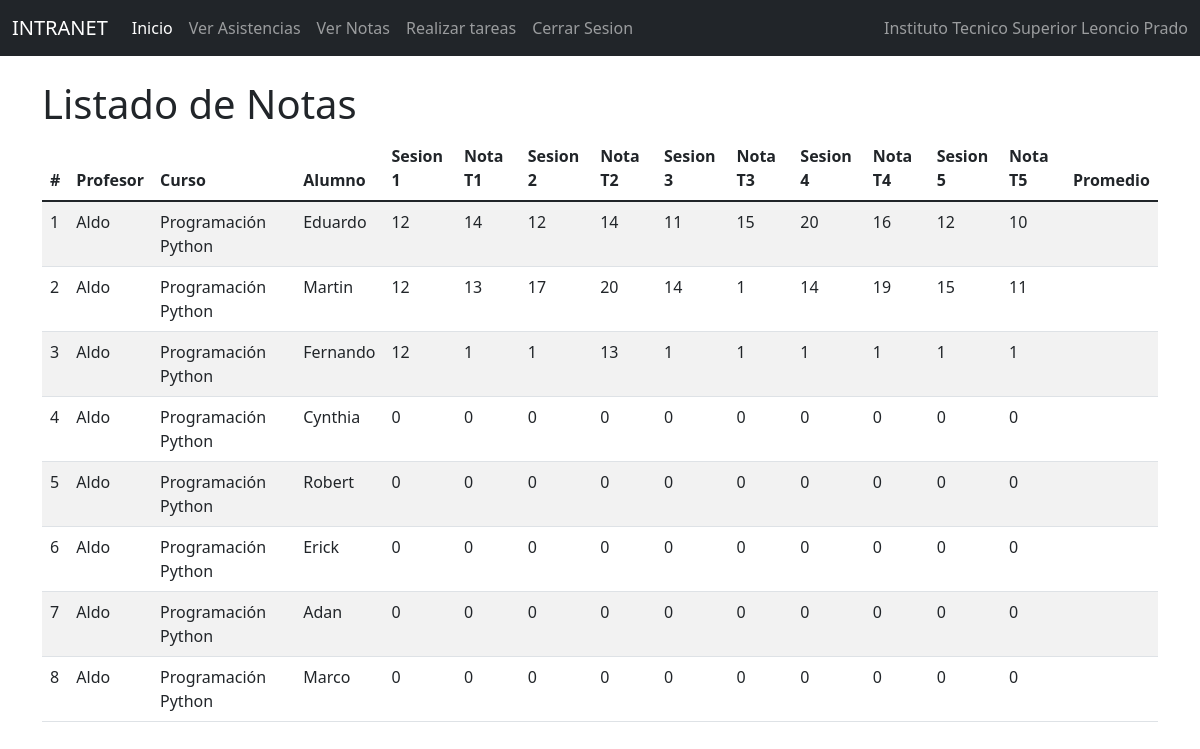
Screenshot of /listnotalum/ with the database file from the repository.
### Notas/models.py (models this page shows, shortened)
class Notas(models.Model):
    id=models.IntegerField(primary_key=True)
    profesor = models.ForeignKey(Profesor, null=True,blank=True,on_delete=models.CASCADE)
    curso = models.ForeignKey(Curso, null=True,blank=True,on_delete=models.CASCADE)
    alumno = models.OneToOneField(to='Estudiante', to_field='id', null=True, blank=True, on_delete=models.CASCADE)
    sesion1_nt = models.IntegerField()
    sesion1_asis=models.CharField(max_length=50)
    tarea1_info = models.ForeignKey(Tarea1, null=True,blank=True,on_delete=models.CASCADE)
    soltarea1 = models.CharField(max_length=1000)
    notatarea1 = models.IntegerField()
    sesion2_nt = models.IntegerField()
    sesion2_asis=models.CharField(max_length=50)
    tarea2_info = models.ForeignKey(Tarea2, null=True,blank=True,on_delete=models.CASCADE)
    soltarea2 = models.CharField(max_length=1000)
    notatarea2 = models.IntegerField()
    sesion3_nt = models.IntegerField()
    sesion3_asis=models.CharField(max_length=50)
    tarea3_info = models.ForeignKey(Tarea3, null=True,blank=True,on_delete=models.CASCADE)
    soltarea3 = models.CharField(max_length=1000)
    notatarea3 = models.IntegerField()
    sesion4_nt = models.IntegerField()
    sesion4_asis=models.CharField(max_length=50)
    tarea4_info = models.ForeignKey(Tarea4, null=True,blank=True,on_delete=models.CASCADE)
    soltarea4 = models.CharField(max_length=1000)
    notatarea4 = models.IntegerField()
    sesion5_nt = models.IntegerField()
    sesion5_asis=models.CharField(max_length=50)
    tarea5_info = models.ForeignKey(Tarea5, null=True,blank=True,on_delete=models.CASCADE)
    soltarea5 = models.CharField(max_length=1000)
    notatarea5 = models.IntegerField()

class Profesor(models.Model):
    id=models.IntegerField(primary_key=True)
    nompro=models.CharField(max_length=50)
    apepro=models.CharField(max_length=50)
    dnipro=models.CharField(max_length=50)
    direccionpro=models.CharField(max_length=50)
    distritopro=models.ForeignKey(Distrito, null=True,blank=True,on_delete=models.CASCADE)
    emailpro=models.EmailField()
    estpro=models.IntegerField()
    usuario=models.OneToOneField(to='Usuario', to_field='id', null=True, blank=True, on_delete=models.CASCADE)

class Curso(models.Model):
    id=models.IntegerField(primary_key=True)
    nomcur=models.CharField(max_length=30)
    creditos=models.IntegerField()
    estcur=models.IntegerField()

class Estudiante(models.Model):
    id=models.IntegerField(primary_key=True)
    nomest=models.CharField(max_length=50)
    apeest=models.CharField(max_length=50)
    dniest=models.CharField(max_length=8)
    direccion=models.CharField(max_length=50)
    emailest=models.EmailField()
    estest=models.IntegerField()
    usuario=models.OneToOneField(to='Usuario', to_field='id', null=True, blank=True, on_delete=models.CASCADE)
    carrera=models.ForeignKey(Carrera, null=True, blank=True, on_delete=models.CASCADE)
    distrito=models.ForeignKey(Distrito, null=True, blank=True, on_delete=models.CASCADE)

### Notas/views.py (the view)
# urls.py: path('listnotalum/', listnotalum),
def listnotalum (request):
    notas = Notas.objects.all()
    carrera = Carrera.objects.all()
    curso = Curso.objects.all()
    profesor = Profesor.objects.all()
    return render(request, 'PROCESOS/Listados/listnotalum.html', {"notas": notas, "carrera":carrera,
    "curso":curso, "profesor":profesor})

### Notas/Templates/PROCESOS/Listados/listnotalum.html (shortened to what this page needs)
{% extends "../../baseest.html" %}
{% block body %}
<div class="row">
    <div class="col-sm-12 col-md-12 col-lg-12 col-xl-12 ">
        <div class="table-responsive">
            <h1>Listado de Notas</h1>
            <table class="table table-striped">
                <thead>
                    <tr>
                        <th>#</th>
                        <th>Profesor</th>
                        <th>Curso</th>
                        <th>Alumno</th>
                        <th>Sesion 1</th>
                        <th>Nota T1</th>
                        <th>Sesion 2</th>
                        <th>Nota T2</th>
                        <th>Sesion 3</th>
                        <th>Nota T3</th>
                        <th>Sesion 4</th>
                        <th>Nota T4</th>
                        <th>Sesion 5</th>
                        <th>Nota T5</th>
                        <th>Promedio</th>
                    </tr>
                </thead>
                <tbody>
                    {% for c in notas %}
                    <tr>
                        <td>{{forloop.counter}}</td>
                        <td>{{c.profesor.nompro}}</td>
                        <td>{{c.curso.nomcur}}</td>
                        <td>{{c.alumno.nomest}}</td>
                        <td>{{c.sesion1_nt}}</td>
                        <td>{{c.notatarea1}}</td>
                        <td>{{c.sesion2_nt}}</td>
                        <td>{{c.notatarea2}}</td>
                        <td>{{c.sesion3_nt}}</td>
                        <td>{{c.notatarea3}}</td>
                        <td>{{c.sesion4_nt}}</td>
                        <td>{{c.notatarea4}}</td>
                        <td>{{c.sesion5_nt}}</td>
                        <td>{{c.notatarea5}}</td>
                        <td>{{c.notafinal}}</td>
                    </tr>
                    {% endfor %}
                </tbody>
            </table>
        </div>
    </div>
</div>
{% endblock %}

### rows the page displays
Notas: profesor.nompro "Aldo", curso.nomcur "Programación Python", alumno.nomest "Eduardo", sesion1_nt "12", notatarea1 "14", sesion2_nt "12", notatarea2 "14", sesion3_nt "11", notatarea3 "15", sesion4_nt "20", notatarea4 "16", sesion5_nt "12", notatarea5 "10"
Notas: profesor.nompro "Aldo", curso.nomcur "Programación Python", alumno.nomest "Martin", sesion1_nt "12", notatarea1 "13", sesion2_nt "17", notatarea2 "20", sesion3_nt "14", notatarea3 "1", sesion4_nt "14", notatarea4 "19", sesion5_nt "15", notatarea5 "11"
Notas: profesor.nompro "Aldo", curso.nomcur "Programación Python", alumno.nomest "Fernando", sesion1_nt "12", notatarea1 "1", sesion2_nt "1", notatarea2 "13", sesion3_nt "1", notatarea3 "1", sesion4_nt "1", notatarea4 "1", sesion5_nt "1", notatarea5 "1"
Notas: profesor.nompro "Aldo", curso.nomcur "Programación Python", alumno.nomest "Cynthia", sesion1_nt "0", notatarea1 "0", sesion2_nt "0", notatarea2 "0", sesion3_nt "0", notatarea3 "0", sesion4_nt "0", notatarea4 "0", sesion5_nt "0", notatarea5 "0"
Notas: profesor.nompro "Aldo", curso.nomcur "Programación Python", alumno.nomest "Robert", sesion1_nt "0", notatarea1 "0", sesion2_nt "0", notatarea2 "0", sesion3_nt "0", notatarea3 "0", sesion4_nt "0", notatarea4 "0", sesion5_nt "0", notatarea5 "0"
Notas: profesor.nompro "Aldo", curso.nomcur "Programación Python", alumno.nomest "Erick", sesion1_nt "0", notatarea1 "0", sesion2_nt "0", notatarea2 "0", sesion3_nt "0", notatarea3 "0", sesion4_nt "0", notatarea4 "0", sesion5_nt "0", notatarea5 "0"
Notas: profesor.nompro "Aldo", curso.nomcur "Programación Python", alumno.nomest "Adan", sesion1_nt "0", notatarea1 "0", sesion2_nt "0", notatarea2 "0", sesion3_nt "0", notatarea3 "0", sesion4_nt "0", notatarea4 "0", sesion5_nt "0", notatarea5 "0"
Notas: profesor.nompro "Aldo", curso.nomcur "Programación Python", alumno.nomest "Marco", sesion1_nt "0", notatarea1 "0", sesion2_nt "0", notatarea2 "0", sesion3_nt "0", notatarea3 "0", sesion4_nt "0", notatarea4 "0", sesion5_nt "0", notatarea5 "0"
